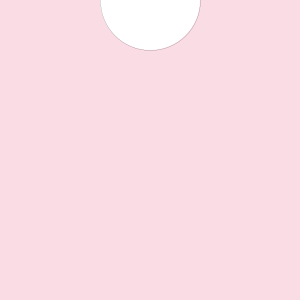
Frame 1 (no input)
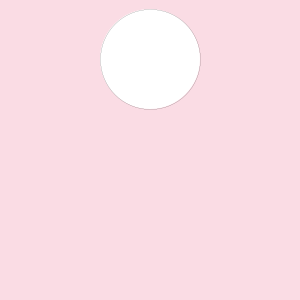
Frame 60 (the mouse pressed at the canvas centre just before this capture)
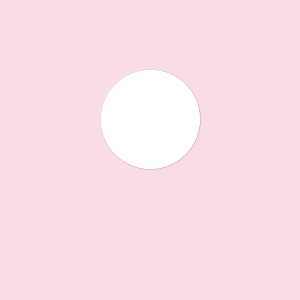
Frame 120 (the mouse held since frame 60 and released just before this capture)

The Processing sketch that drew these frames (run headless with seeded random() and noise(); from frame 60 on, the mouse is pressed at the canvas centre):

// Processing sketch: movement
// ── movement.pde
int x = 0;

void setup(){
  size(300,300);
}

void draw(){
  background(250, 220, 228);
  strokeWeight(0);
  fill(255);
  circle(150, x, 100);
  x = x + 1;
  if ( x > 350)
    x = -50;
}
